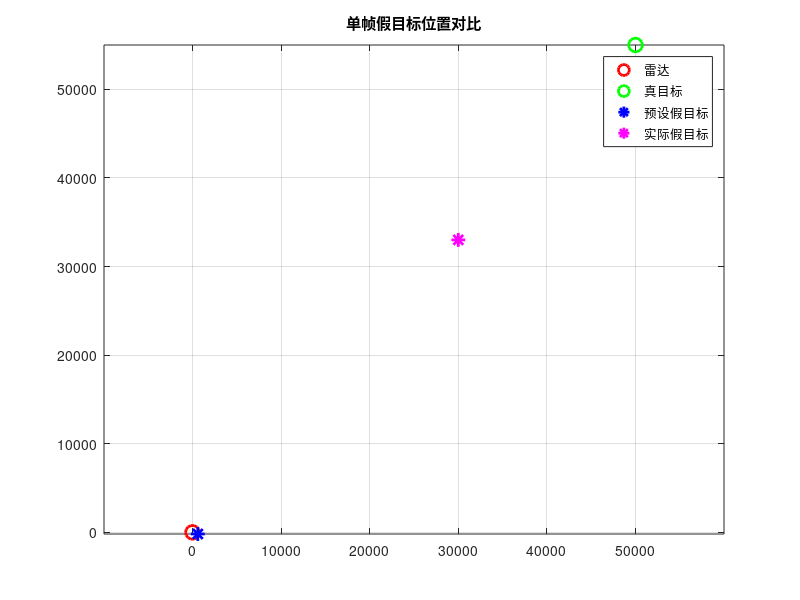
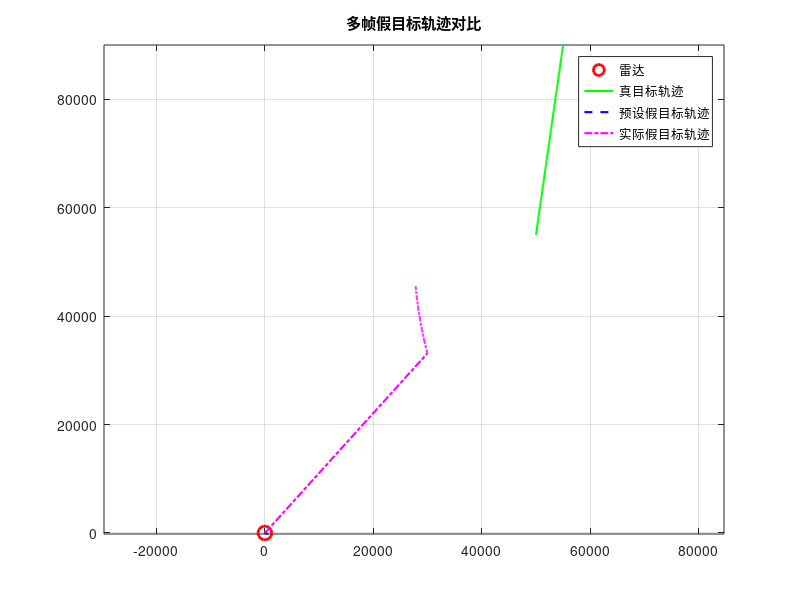
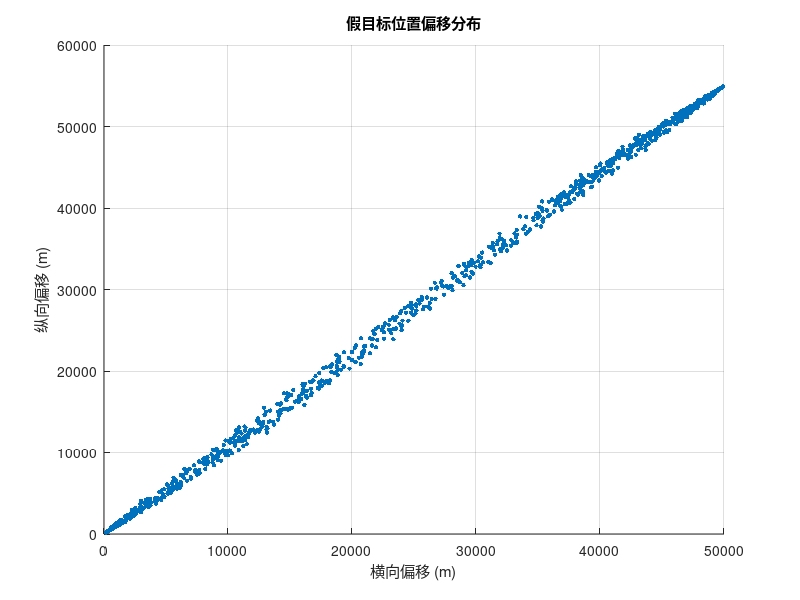

Reproduce these figures in MATLAB, in order.
%参数
c = 3e8; % 雷达速 (m/s)
D_ASr = norm([50e3, 55e3]); % 初始距离 (m)
delta_tau = 1e-6; % 转发时延 (s)
Delta_Rg = c * delta_tau / 2; % 预设拖引量 (m)
S_r = [0, 0]; % 雷达真实位置 (原点)
delta_s = [500, -300]; % 位置误差 (m)
S_g = S_r + delta_s;%干扰机估计的雷达位置
% 真目标位置 (单帧假设静止)
A = [50e3, 55e3]; 
% 计算预设假目标位置 B_g
B_g = S_g + (A - S_g) / norm(A - S_g) * Delta_Rg;
% 计算实际假目标位置 B_act (考虑角度偏差)
a = atan2(delta_s(2), delta_s(1)) - atan2(A(2)-S_r(2), A(1)-S_r(1)); 
D_ASact = D_ASr * cos(a);
Delta_Ract = Delta_Rg - (1 - cos(a)) * D_ASr / 2;
B_act = A * (1 + Delta_Ract / D_ASr);

figure;
plot(S_r(1), S_r(2), 'ro', 'MarkerSize', 10, 'LineWidth', 2); hold on;
plot(A(1), A(2), 'go', 'MarkerSize', 10, 'LineWidth', 2);
plot(B_g(1), B_g(2), 'b*', 'MarkerSize', 10, 'LineWidth', 2);
plot(B_act(1), B_act(2), 'm*', 'MarkerSize', 10, 'LineWidth', 2);
legend('雷达', '真目标', '预设假目标', '实际假目标');
title('单帧假目标位置对比');
grid on; axis equal;

T_total = 100; % 总时长 (s)
dt = 1; % 时间步长 (s)
Vx = 50; % 真目标速度 x方向 (m/s)
Vy = 350; % 真目标速度 y方向 (m/s)
t = 0:dt:T_total;
N = length(t);
A_traj = zeros(N, 2); % 真目标轨迹
B_g_traj = zeros(N, 2); % 预设假目标轨迹
B_act_traj = zeros(N, 2); % 实际假目标轨迹
% 初始位置
A_traj(1, :) = [50e3, 55e3]; 

% 生成轨迹
for i = 1:N-1
    A_traj(i+1, :) = A_traj(i, :) + [Vx*dt, Vy*dt]; % 真目标运动
    D_ASr = norm(A_traj(i+1, :)); % 更新距离
    
    % 计算预设假目标位置
    B_g_traj(i+1, :) = S_g + (A_traj(i+1, :) - S_g) / norm(A_traj(i+1, :) - S_g) * Delta_Rg;
    
    % 计算实际假目标位置
    a = atan2(delta_s(2), delta_s(1)) - atan2(A_traj(i+1,2)-S_r(2), A_traj(i+1,1)-S_r(1));
    D_ASact = D_ASr * cos(a);
    Delta_Ract = Delta_Rg - (1 - cos(a)) * D_ASr / 2;
    B_act_traj(i+1, :) = A_traj(i+1, :) * (1 + Delta_Ract / D_ASr);
end

%% 可视化
figure;
plot(S_r(1), S_r(2), 'ro', 'MarkerSize', 10, 'LineWidth', 2); hold on;
plot(A_traj(:,1), A_traj(:,2), 'g-', 'LineWidth', 1.5);
plot(B_g_traj(:,1), B_g_traj(:,2), 'b--', 'LineWidth', 1.5);
plot(B_act_traj(:,1), B_act_traj(:,2), 'm-.', 'LineWidth', 1.5);
legend('雷达', '真目标轨迹', '预设假目标轨迹', '实际假目标轨迹');
title('多帧假目标轨迹对比');
grid on; axis equal;
%蒙特卡洛方法分析统计特征
num_samples = 1000; % 样本数
sigma_x = 500; % 横向误差标准差 (m)
sigma_y = 300; % 纵向误差标准差 (m)
delta_s_samples = mvnrnd([0, 0], diag([sigma_x^2, sigma_y^2]), num_samples);

B_act_samples = zeros(num_samples, 2);
Delta_B_samples = zeros(num_samples, 2);

A = [50e3, 55e3]; % 固定真目标位置
for i = 1:num_samples
    S_g = S_r + delta_s_samples(i, :); % 随机误差
    B_g = S_g + (A - S_g) / norm(A - S_g) * Delta_Rg;
    
    a = atan2(delta_s_samples(i,2), delta_s_samples(i,1)) - atan2(A(2)-S_r(2), A(1)-S_r(1));
    D_ASr = norm(A - S_r);
    D_ASact = D_ASr * cos(a);
    Delta_Ract = Delta_Rg - (1 - cos(a)) * D_ASr / 2;
    B_act = A * (1 + Delta_Ract / D_ASr);
    
    B_act_samples(i, :) = B_act;
    Delta_B_samples(i, :) = B_act - B_g;
end

mean_DeltaB = mean(Delta_B_samples);
cov_DeltaB = cov(Delta_B_samples);
figure;
scatter(Delta_B_samples(:,1), Delta_B_samples(:,2), 10, 'filled');
title('假目标位置偏移分布');
xlabel('横向偏移 (m)'); ylabel('纵向偏移 (m)');
grid on;
